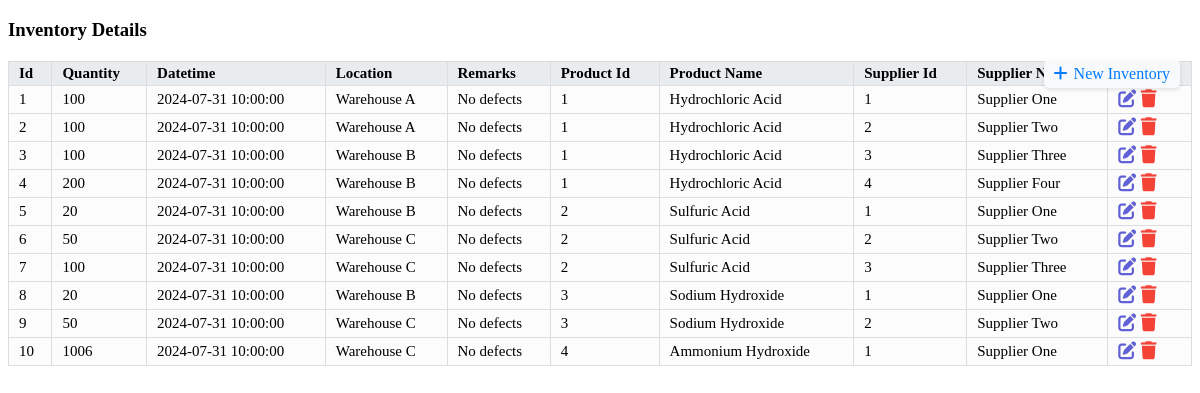
The page /page/inventory_details.php on the database its author committed.
### tables this page shows
CREATE TABLE inventory (
    id INT AUTO_INCREMENT PRIMARY KEY,
    quantity DECIMAL(10), 
    datetime DATETIME,
    location VARCHAR(50),
    remarks TEXT,
    product_id INT,
    supplier_id INT,
    FOREIGN KEY (product_id) REFERENCES product(id),
    FOREIGN KEY (supplier_id) REFERENCES supplier(id)
);

CREATE TABLE product (
    id INT AUTO_INCREMENT PRIMARY KEY,
    image VARCHAR(255),
    cas_number VARCHAR(50) NOT NULL,
    name VARCHAR(255) NOT NULL,
    description TEXT,
    packaging VARCHAR(50), 
    unit_price DECIMAL(10, 2)
);

CREATE TABLE supplier (
    id INT AUTO_INCREMENT PRIMARY KEY,
    name VARCHAR(255) NOT NULL,
    email VARCHAR(255) NOT NULL,
    contact_no VARCHAR(255) NOT NULL,
    address VARCHAR(255)
);

### page/inventory_details.php (the view, shortened to what this page needs)
<?php
include "../php/db.php";
$sql = "SELECT i.id, i.quantity, i.datetime, i.location, i.remarks, i.product_id, p.name as product_name, i.supplier_id, s.name as supplier_name
        FROM inventory i
        JOIN product p ON i.product_id = p.id JOIN supplier s on i.supplier_id = s.id
        ORDER BY i.id";
$result = $conn->query($sql);
?>
<!DOCTYPE html>
<html lang="en">
<head>
    <link rel="stylesheet" href="../css/page.css">
    <link rel="stylesheet" href="https://cdnjs.cloudflare.com/ajax/libs/font-awesome/6.0.0-beta3/css/all.min.css">
</head>
<body>
    <h3>Inventory Details</h3>
    <a href="../insert/insert_inventory.php" class="add-icon" title="Add New Inventory">
        <i class="fas fa-plus"></i> New Inventory
    </a>
    <?php
    if ($result->num_rows > 0) {
        ?>
        <table>
            <tr>
                <th>Id</th>
                <th>Quantity</th>
                <th>Datetime</th>
                <th>Location</th>
                <th>Remarks</th>
                <th>Product Id</th>
                <th>Product Name</th>
                <th>Supplier Id</th>
                <th>Supplier Name</th>
                <th>Actions</th>
            </tr>
            <?php
            while ($row = $result->fetch_assoc()) {
                ?>
                <tr>
                    <td><?php echo htmlspecialchars($row["id"]); ?></td>
                    <td><?php echo htmlspecialchars($row["quantity"]); ?></td>
                    <td><?php echo htmlspecialchars($row["datetime"]); ?></td>
                    <td><?php echo htmlspecialchars($row["location"]); ?></td>
                    <td><?php echo htmlspecialchars($row["remarks"]); ?></td>
                    <td><?php echo htmlspecialchars($row["product_id"]); ?></td>
                    <td><?php echo htmlspecialchars($row["product_name"]); ?></td>
                    <td><?php echo htmlspecialchars($row["supplier_id"]); ?></td>
                    <td><?php echo htmlspecialchars($row["supplier_name"]); ?></td>
                    <td class="actions">
                        <a href="../edit/edit_inventory.php?id=<?php echo $row['id']; ?>" title="Edit" class="icon-edit">
                            <i class="fas fa-edit"></i>
                        </a>
                        <a href="../delete/delete_inventory.php?id=<?php echo $row['id']; ?>" title="Delete" class="icon-delete"
                            onclick="return confirm('Are you sure you want to delete this inventory?');">
                            <i class="fas fa-trash"></i>
                        </a>
                    </td>
                </tr>
                <?php
            }
            ?>
        </table>
        <?php
    } else {
        echo "0 results";
    }
    ?>
</body>
</html>

### css/page.css (style rules this page uses)
table { width: 100%; border-collapse: collapse; margin-top: 20px; font-size: 15px; }
tr { text-align: left; }
th, td { border: 1px solid #ddd; padding: 3px 10px; }
th { background-color: #e9ecef; }
td { background-color: #fcfcfc; }
.add-icon { position: absolute; top: 60px; right: 20px; font-size: 1em; color: #007bff; text-decoration: none; background: #f8f9fa; padding: 5px 10px; border-radius: 5px; box-shadow: 0 2px 4px rgba(0, 0, 0, 0.1); }
.add-icon i { margin-right: 2px; }
.actions { text-align: left; }
.icon-edit { color: #6161d6; text-decoration: none; font-size: 1.2em; }
.icon-delete { color: #F44336; text-decoration: none; font-size: 1.2em; }

### rows shown on the page
inventory: id "1", quantity "100", datetime "2024-07-31 10:00:00", location "Warehouse A", remarks "No defects", product "1", product.name "Hydrochloric Acid", supplier "1", supplier.name "Supplier One"
inventory: id "2", quantity "100", datetime "2024-07-31 10:00:00", location "Warehouse A", remarks "No defects", product "1", product.name "Hydrochloric Acid", supplier "2", supplier.name "Supplier Two"
inventory: id "3", quantity "100", datetime "2024-07-31 10:00:00", location "Warehouse B", remarks "No defects", product "1", product.name "Hydrochloric Acid", supplier "3", supplier.name "Supplier Three"
inventory: id "4", quantity "200", datetime "2024-07-31 10:00:00", location "Warehouse B", remarks "No defects", product "1", product.name "Hydrochloric Acid", supplier "4", supplier.name "Supplier Four"
inventory: id "5", quantity "20", datetime "2024-07-31 10:00:00", location "Warehouse B", remarks "No defects", product "2", product.name "Sulfuric Acid", supplier "1", supplier.name "Supplier One"
inventory: id "6", quantity "50", datetime "2024-07-31 10:00:00", location "Warehouse C", remarks "No defects", product "2", product.name "Sulfuric Acid", supplier "2", supplier.name "Supplier Two"
inventory: id "7", quantity "100", datetime "2024-07-31 10:00:00", location "Warehouse C", remarks "No defects", product "2", product.name "Sulfuric Acid", supplier "3", supplier.name "Supplier Three"
inventory: id "8", quantity "20", datetime "2024-07-31 10:00:00", location "Warehouse B", remarks "No defects", product "3", product.name "Sodium Hydroxide", supplier "1", supplier.name "Supplier One"
inventory: id "9", quantity "50", datetime "2024-07-31 10:00:00", location "Warehouse C", remarks "No defects", product "3", product.name "Sodium Hydroxide", supplier "2", supplier.name "Supplier Two"
inventory: id "10", quantity "1006", datetime "2024-07-31 10:00:00", location "Warehouse C", remarks "No defects", product "4", product.name "Ammonium Hydroxide", supplier "1", supplier.name "Supplier One"
